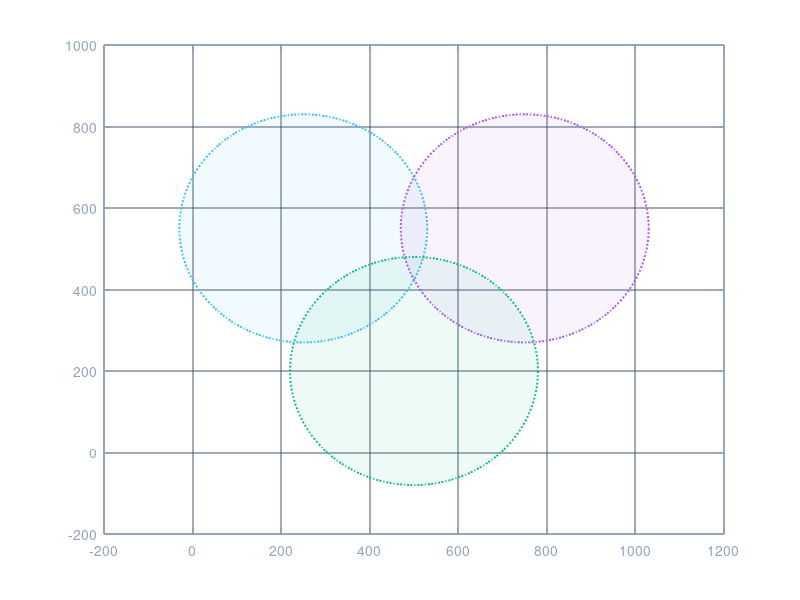

MATLAB code to generate this figure: (Note: this script raises an error after producing the figure.)
%% 5G Wireless Intrusion Detection System - Network Topology Generator & Visualizer
% Topology Specification:
%   - 3 gNodeBs: gNB-1 (Sector A), gNB-2 (Sector B), gNB-3 (Sector C)
%   - 45 User Equipments (UE-1 to UE-45) distributed across 3 cellular sectors
%   - Inter-gNB Xn Backhaul Interfaces & 5G-NR Wireless Access Links
%   - Automatic High-Resolution Export (PNG 300 DPI, SVG, FIG)

function visualize_5g_network_topology()
    fprintf('=======================================================================\n');
    fprintf('5G WIRELESS IDS: GENERATING & SAVING 3-gNB / 45-UE NETWORK TOPOLOGY\n');
    fprintf('=======================================================================\n\n');

    % Define and create output directories
    primary_out_dir = fullfile('d:', '5G_Wireless_IDS', 'outputs');
    matlab_proj_dir = fullfile('C:', 'Users', 'nandh', 'MATLAB', 'Projects', '5G_IDS_MATLAB', 'results');
    
    if ~exist(primary_out_dir, 'dir')
        mkdir(primary_out_dir);
    end
    if exist(fullfile('C:', 'Users', 'nandh', 'MATLAB'), 'dir') && ~exist(matlab_proj_dir, 'dir')
        mkdir(matlab_proj_dir);
    end

    %% 1. Base Station (gNodeB) Configuration
    % 3 gNB Base Stations positioned across a 1000m x 1000m multi-cell area
    gnb_names = {'gNB-1', 'gNB-2', 'gNB-3'};
    gnb_sectors = {'Sector A', 'Sector B', 'Sector C'};
    gnb_pos = [ ...
        250, 550;   % gNB-1 (Cell Sector A)
        750, 550;   % gNB-2 (Cell Sector B)
        500, 200    % gNB-3 (Cell Sector C)
    ];
    cell_radius = 280; % Cell coverage radius in meters

    %% 2. 45 User Equipments (UE) Coordinate Generation
    num_ues = 45;
    ue_coords = zeros(num_ues, 2);
    ue_gnb_map = zeros(num_ues, 1);

    % Fixed seed for reproducible, realistic cellular distribution
    rng(42);

    for u = 1:num_ues
        % Serving gNB mapping: round-robin (UE-1 -> gNB-1, UE-2 -> gNB-2, UE-3 -> gNB-3)
        gnb_idx = mod(u - 1, 3) + 1;
        ue_gnb_map(u) = gnb_idx;

        % Generate UE position within serving cell coverage circle
        % Distance from gNB center with non-uniform density
        dist = (0.20 + 0.75 * sqrt(rand())) * cell_radius;
        angle = rand() * 2 * pi;
        
        ue_x = gnb_pos(gnb_idx, 1) + dist * cos(angle);
        ue_y = gnb_pos(gnb_idx, 2) + dist * sin(angle);
        
        % Constrain within bounding arena [30, 970]
        ue_coords(u, 1) = max(30, min(970, ue_x));
        ue_coords(u, 2) = max(30, min(970, ue_y));
    end

    %% 3. Plotting Publication-Grade 5G Topology
    fig = figure('Name', '5G Multi-Cell Wireless Network Topology', ...
                 'Color', [0.06 0.09 0.16], ... % Deep SOC Dark Mode (#0f172a)
                 'Units', 'pixels', ...
                 'Position', [100, 100, 1280, 850], ...
                 'Visible', 'on');

    ax = axes('Parent', fig);
    hold(ax, 'on');
    set(ax, 'Color', [0.06 0.09 0.16], ...
            'XColor', [0.58 0.64 0.72], ...
            'YColor', [0.58 0.64 0.72], ...
            'GridColor', [0.20 0.27 0.38], ...
            'GridAlpha', 0.45, ...
            'LineWidth', 1.1, ...
            'FontSize', 10, ...
            'FontName', 'Helvetica');
    grid(ax, 'on');
    box(ax, 'on');

    % Color Palette
    col_gnb1   = [0.22, 0.74, 0.97]; % Cyan/Sky Blue (#38bdf8)
    col_gnb2   = [0.66, 0.33, 0.97]; % Purple (#a855f7)
    col_gnb3   = [0.06, 0.73, 0.51]; % Emerald (#10b981)
    gnb_colors = [col_gnb1; col_gnb2; col_gnb3];



    %% A. Draw gNodeB Cell Coverage Circles (Transparent Radiation Sectors)
    theta = linspace(0, 2*pi, 150);
    for g = 1:3
        cx = gnb_pos(g, 1) + cell_radius * cos(theta);
        cy = gnb_pos(g, 2) + cell_radius * sin(theta);
        
        fill(cx, cy, gnb_colors(g, :), ...
            'FaceAlpha', 0.07, ...
            'EdgeColor', gnb_colors(g, :), ...
            'LineStyle', ':', ...
            'LineWidth', 1.4, ...
            'HandleVisibility', 'off');
    end

    %% B. Draw Inter-gNB Xn Backhaul Coordination Links
    % Fully meshed Xn-C / Xn-U interfaces for collaborative Federated IDS
    xn_pairs = [1, 2; 2, 3; 3, 1];
    for p = 1:size(xn_pairs, 1)
        gA = xn_pairs(p, 1);
        gB = xn_pairs(p, 2);
        plot([gnb_pos(gA, 1), gnb_pos(gB, 1)], ...
             [gnb_pos(gA, 2), gnb_pos(gB, 2)], ...
             '--', 'Color', [0.94, 0.62, 0.07, 0.75], ... % Amber Xn link
             'LineWidth', 2.2, ...
             'DisplayName', iif(p == 1, '5G Xn Inter-gNB Backhaul (FedAvg Sync)', ''));
    end

    %% C. Draw Wireless 5G-NR Access Links (UE -> Serving gNodeB)
    for u = 1:num_ues
        g = ue_gnb_map(u);
        line_col = [gnb_colors(g, :), 0.22]; % 22% alpha link line
        plot([gnb_pos(g, 1), ue_coords(u, 1)], ...
             [gnb_pos(g, 2), ue_coords(u, 2)], ...
             '-', 'Color', line_col, ...
             'LineWidth', 0.9, ...
             'HandleVisibility', 'off');
    end

    %% D. Plot UEs Classified by Serving gNodeB Cell Sector
    ue_gnb1_mask = (ue_gnb_map == 1);
    ue_gnb2_mask = (ue_gnb_map == 2);
    ue_gnb3_mask = (ue_gnb_map == 3);

    % gNB-1 UEs (Sector A)
    h_ue1 = scatter(ue_coords(ue_gnb1_mask, 1), ue_coords(ue_gnb1_mask, 2), 65, ...
        'MarkerFaceColor', gnb_colors(1, :), ...
        'MarkerEdgeColor', [1 1 1], ...
        'MarkerFaceAlpha', 0.95, ...
        'LineWidth', 1.0, ...
        'DisplayName', 'Sector A User Equipments (15 UEs)');

    % gNB-2 UEs (Sector B)
    h_ue2 = scatter(ue_coords(ue_gnb2_mask, 1), ue_coords(ue_gnb2_mask, 2), 65, ...
        'MarkerFaceColor', gnb_colors(2, :), ...
        'MarkerEdgeColor', [1 1 1], ...
        'MarkerFaceAlpha', 0.95, ...
        'LineWidth', 1.0, ...
        'DisplayName', 'Sector B User Equipments (15 UEs)');

    % gNB-3 UEs (Sector C)
    h_ue3 = scatter(ue_coords(ue_gnb3_mask, 1), ue_coords(ue_gnb3_mask, 2), 65, ...
        'MarkerFaceColor', gnb_colors(3, :), ...
        'MarkerEdgeColor', [1 1 1], ...
        'MarkerFaceAlpha', 0.95, ...
        'LineWidth', 1.0, ...
        'DisplayName', 'Sector C User Equipments (15 UEs)');

    %% E. Label Each UE with Subtle Offset Text
    for u = 1:num_ues
        text(ue_coords(u, 1) + 8, ue_coords(u, 2) + 8, sprintf('UE-%d', u), ...
            'Color', [0.85, 0.88, 0.93], ...
            'FontSize', 7.5, ...
            'FontWeight', 'bold', ...
            'FontName', 'Helvetica', ...
            'Interpreter', 'none');
    end

    %% F. Plot Base Stations (gNodeBs) as Prominent Towers
    h_gnb = scatter(gnb_pos(:, 1), gnb_pos(:, 2), 240, ...
        'hexagram', ...
        'MarkerFaceColor', [0.98, 0.28, 0.28], ... % Crimson Red Base
        'MarkerEdgeColor', [1.0, 1.0, 1.0], ...
        'LineWidth', 2.0, ...
        'DisplayName', '5G gNodeB Base Stations (gNB 1-3)');

    % gNB Labels and Badges
    for g = 1:3
        % Name & Sector Label
        text(gnb_pos(g, 1), gnb_pos(g, 2) + 38, ...
            sprintf('%s\n(%s)', gnb_names{g}, gnb_sectors{g}), ...
            'Color', gnb_colors(g, :), ...
            'FontSize', 10.5, ...
            'FontWeight', 'bold', ...
            'HorizontalAlignment', 'center', ...
            'FontName', 'Helvetica');

        % Coordinate & Fleet Info Badge
        text(gnb_pos(g, 1), gnb_pos(g, 2) - 38, ...
            sprintf('(%dm, %dm) | 15 UEs', gnb_pos(g, 1), gnb_pos(g, 2)), ...
            'Color', [0.70, 0.75, 0.82], ...
            'FontSize', 8, ...
            'HorizontalAlignment', 'center', ...
            'FontName', 'Helvetica');
    end

    %% G. Titles, Axes, Limits & Legend Configuration
    xlim(ax, [0, 1000]);
    ylim(ax, [0, 850]);
    xlabel(ax, 'X Coordinate (Meters)', 'Color', [0.75, 0.80, 0.88], 'FontSize', 11, 'FontWeight', 'bold');
    ylabel(ax, 'Y Coordinate (Meters)', 'Color', [0.75, 0.80, 0.88], 'FontSize', 11, 'FontWeight', 'bold');
    
    title(ax, ...
        {'5G Wireless Multi-Cell Network Topology: 3 gNodeBs & 45 User Equipments', ...
         '\fontsize{9}\color[rgb]{0.58,0.64,0.72}Multi-Cell Sector Coverage with Xn Collaborative Backhaul & 5G-NR Wireless Access Links'}, ...
        'Color', [0.97, 0.98, 0.99], ...
        'FontSize', 13, ...
        'FontWeight', 'bold', ...
        'FontName', 'Helvetica');

    leg = legend(ax, [h_gnb, h_ue1, h_ue2, h_ue3], ...
        'Location', 'northeast', ...
        'TextColor', [0.94, 0.96, 0.98], ...
        'Color', [0.12, 0.16, 0.24], ...
        'EdgeColor', [0.25, 0.32, 0.44], ...
        'FontSize', 9.5);

    %% 4. Save Diagram in High-Resolution Formats
    file_prefix = '5g_network_topology_3gnb_45ue';
    
    % Primary export paths
    png_path1 = fullfile(primary_out_dir, [file_prefix, '.png']);
    fig_path1 = fullfile(primary_out_dir, [file_prefix, '.fig']);
    
    % Preserve dark theme colors in exported image
    set(fig, 'InvertHardcopy', 'off');
    
    % Export High-Res PNG (300 DPI) and FIG
    print(fig, png_path1, '-dpng', '-r300');
    savefig(fig, fig_path1);
    fprintf('  [OK] Saved 300 DPI PNG: %s\n', png_path1);
    fprintf('  [OK] Saved MATLAB FIG:  %s\n', fig_path1);

    % Optional Secondary export if MATLAB project folder exists
    if exist(matlab_proj_dir, 'dir')
        png_path2 = fullfile(matlab_proj_dir, [file_prefix, '.png']);
        fig_path2 = fullfile(matlab_proj_dir, [file_prefix, '.fig']);
        print(fig, png_path2, '-dpng', '-r300');
        savefig(fig, fig_path2);
        fprintf('  [OK] Exported to MATLAB Project: %s\n', png_path2);
    end

    %% 5. Print Topology Summary Table
    fprintf('\n-----------------------------------------------------------------------\n');
    fprintf('5G CELL TOPOLOGY SUMMARY:\n');
    fprintf('-----------------------------------------------------------------------\n');
    fprintf('  gNodeB ID | Sector Name | Position    | Cell Radius | Serving UEs\n');
    fprintf('  ----------+-------------+-------------+-------------+-------------\n');
    for g = 1:3
        fprintf('  %-9s | %-11s | (%3dm, %3dm) | %4dm      | 15 UEs (5 eMBB, 5 URLLC, 5 mMTC)\n', ...
            gnb_names{g}, gnb_sectors{g}, gnb_pos(g, 1), gnb_pos(g, 2), cell_radius);
    end
    fprintf('  Total UEs: 45 (eMBB: 15, URLLC: 15, mMTC: 15) across 3 gNodeBs.\n');
    fprintf('=======================================================================\n\n');
end

% Helper function: inline conditional
function val = iif(condition, trueVal, falseVal)
    if condition
        val = trueVal;
    else
        val = falseVal;
    end
end
